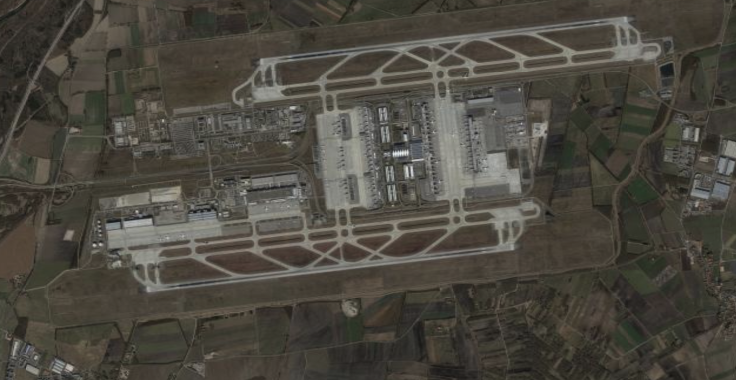
%> input picture First_Try/2015_03.png, 736 x 380 px; its folder holds 2 pictures in this run
$ octave --eval "main;"   (GNU Octave 9; MATLAB toolbox functions it lacks are replaced by stand-ins)
%> lines starting %> are read from the running program, lines starting %| are printed output that depends on the picture
function main()
    % Verzeichnis mit Bildern auswählen
    imageFolder = uigetdir(pwd, 'Wähle den Ordner mit Satellitenbildern aus');
%> the answer given: .
    if imageFolder == 0
        disp('Kein Ordner gewählt. Abbruch.');
        return;
    end

    % Lade alle Bilder im Ordner
    imageFiles = dir(fullfile(imageFolder, '*.jpg'));
    if isempty(imageFiles)
        imageFiles = dir(fullfile(imageFolder, '*.png'));
    end
    if length(imageFiles) < 2
        error('Mindestens zwei Bilder erforderlich.');
    end

    % Sortiere nach Jahr (angenommen: YYYY MM.jpg oder YYYY_MM.png)
    imageFiles = sort_nat({imageFiles.name});

    % Lade erstes und letztes Bild zum Vergleich
    img1 = imread(fullfile(imageFolder, imageFiles{1}));
%> img1 is the input picture: size 380x736x3 uint8; mean R, G, B 75.8, 72.5, 64.1
    img2 = imread(fullfile(imageFolder, imageFiles{end}));
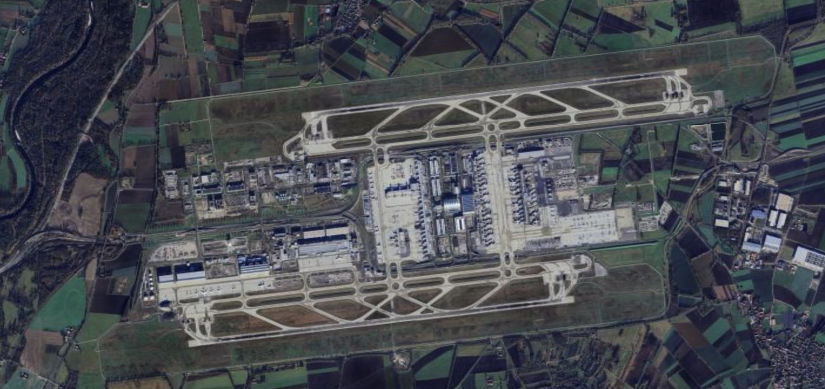
%> input picture First_Try/2024_12.png, 825 x 389 px
%> img2 is the input picture: size 389x825x3 uint8; mean R, G, B 72.3, 75.3, 81.3

    % Rufe Vergleichsfunktion auf
    changeMap = detectChanges(img1, img2);
% [19 lines not run here, left out]
function changeMap = detectChanges(img1, img2)
    % Vorverarbeitung
    gray1 = preprocessImage(img1);
    gray2 = preprocessImage(img2);

    % Bildregistrierung mit SURF Features
    pts1 = detectSURFFeatures(gray1);
    pts2 = detectSURFFeatures(gray2);
    [f1, vpts1] = extractFeatures(gray1, pts1);
    [f2, vpts2] = extractFeatures(gray2, pts2);
    indexPairs = matchFeatures(f1, f2);

    matched1 = vpts1(indexPairs(:,1));
    matched2 = vpts2(indexPairs(:,2));

    % Schätze geometrische Transformation
    tform = estimateGeometricTransform2D(matched2, matched1, 'similarity');

    % Registriere img2 zu img1
    registered2 = imwarp(gray2, tform, 'OutputView', imref2d(size(gray1)));

    % Bilddifferenz berechnen
    diffImage = imabsdiff(gray1, registered2);

    % Schwellwert auf Differenzbild
    changeMap = imbinarize(diffImage, 'adaptive', 'Sensitivity', 0.5);
end

function grayImage = preprocessImage(img)
    % Falls RGB, in Graustufen umwandeln
    if size(img,3) == 3
        img = rgb2gray(img);
    end
    % Normalisiere Helligkeit (optional)
    img = imadjust(img);
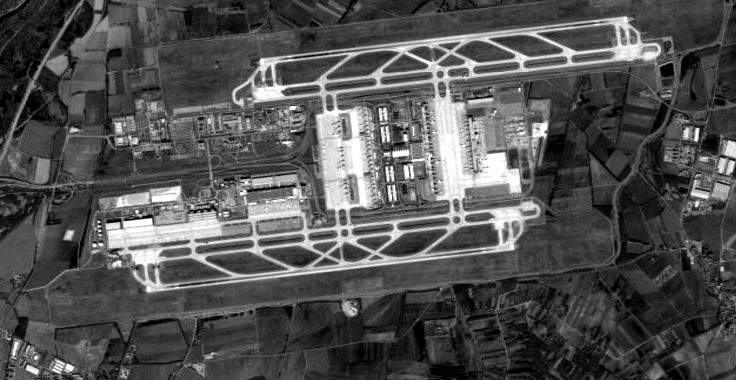
%> img: size 380x736 uint8; min 0, max 255, mean 81.6
    grayImage = im2double(img);
end

function sorted = sort_nat(filenames)
    % Natürliche Sortierung nach Jahreszahlen
    expr = '\d{4}';
    years = regexp(filenames, expr, 'match', 'once');
    years = cellfun(@str2double, years);
    [~, idx] = sort(years);
    sorted = filenames(idx);
end

function visualizeChanges(img1, img2, changeMask)
    % Stelle sicher, dass img1 RGB ist
    if size(img1, 3) == 1
        img1 = cat(3, img1, img1, img1);
    end

    % Maske vergrößern für bessere Sichtbarkeit
    dilatedMask = imdilate(changeMask, strel('disk', 2));

    % Erstelle eine Overlay-Farbe (rot)
    overlay = img1;
    overlay(:,:,1) = uint8(dilatedMask) * 255 + uint8(~dilatedMask) .* img1(:,:,1); % rot
    overlay(:,:,2) = uint8(~dilatedMask) .* img1(:,:,2); % grün bleibt unverändert
    overlay(:,:,3) = uint8(~dilatedMask) .* img1(:,:,3); % blau bleibt unverändert

    % Visualisierung
    figure;
    imshow(overlay);
    title('Veränderungen hervorgehoben (rot)');
end

function visualizeDifferenceHeatmap(diffImage)
    figure;
    imagesc(diffImage);
    axis image off;
    colormap jet;
    colorbar;
    title('Differenz-Heatmap');
end
%> in preprocessImage (call 2), `img = rgb2gray(img);`:
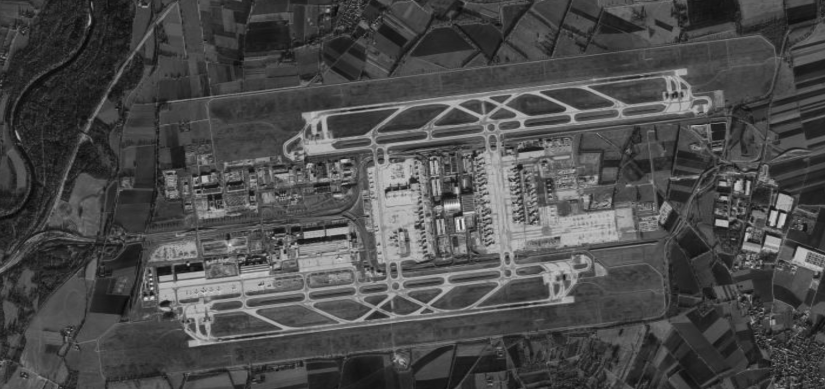
%> img: size 389x825 uint8; min 6, max 234, mean 75.1
%> in preprocessImage (call 2), `img = imadjust(img);`:
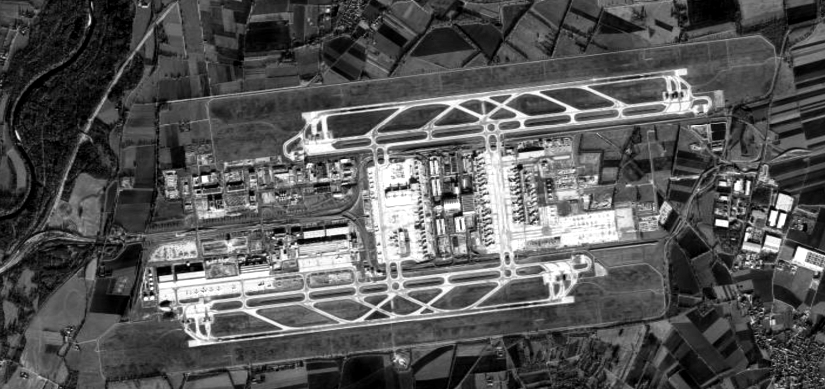
%> img: size 389x825 uint8; min 0, max 255, mean 85.6
%> (the run ends here)
